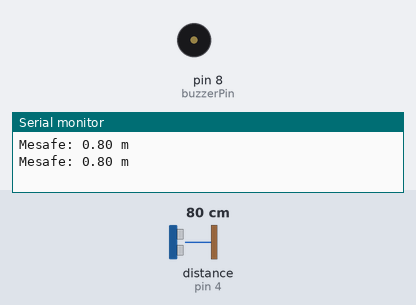
This sketch was run on a simulated Arduino Uno, built with avr-gcc and run on an emulated ATmega328P. Shown: buzzer (waves = sounding, pin HIGH), the last lines printed to the serial monitor. Wiring (inferred from the names in the program): ultrasonic range finder: trigger pin 3; echo pin 4. The inputs (shaded band) are chosen by the test bench; at power-on: distance to the obstacle (sensor on pin 4) 80 cm. The echo pulse lasts 58.3 µs per cm; pins used as bus, display or sensor lines are not drawn.

Above: at 1.8 s.
1.9 s: distance to the obstacle (sensor on pin 4) set to 53 cm
5.4 s: distance to the obstacle (sensor on pin 4) set to 47 cm
At 6.7 s:
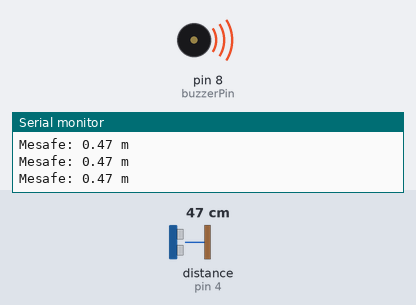
7.5 s: distance to the obstacle (sensor on pin 4) set to 250 cm
At 8.1 s:
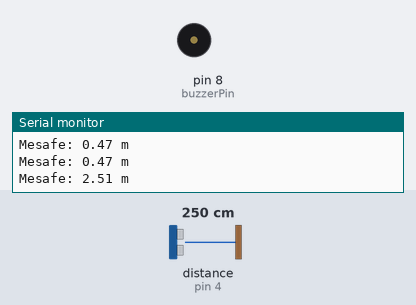
Timing chart, 0 to 14.3 s (numbered marks = the images above; inputs shaded):
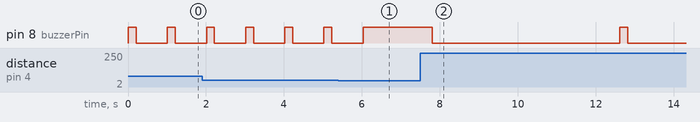

Measured:
- the behaviour switches between 51 and 50 cm on distance to the obstacle (sensor on pin 4) (found by bisection; images 0 and 1)
- after the input at 5.4 s, pin 8 (buzzerPin): goes on until 6.0 s, then stays HIGH
- after the input at 7.5 s, pin 8 (buzzerPin): HIGH → LOW after 0.30 s, → HIGH 4.8 s later, → LOW 0.20 s later
- by itself, pin 8 (buzzerPin): alternates HIGH for 0.20 s and LOW for 0.80 s

The sketch:

Distance-Measuring-System.ino
```cpp
#include <Arduino.h>

const int trigPin = 3; //Trig 3. pine bağlı
const int echoPin = 4; //Echo 4. pine bağlı
const int buzzerPin = 8;  //Buzzer + ucu 8.pine bağlı

float getDistance() {  //Mesafeyi hesapla
  digitalWrite(trigPin, LOW);
  delayMicroseconds(2); //Sensörün düzgün çalışması için önerilen bir hazırlık süresi

  digitalWrite(trigPin, HIGH); //Sensör ultrasonik dalga gönderir.
  delayMicroseconds(10);
  digitalWrite(trigPin, LOW); //Sinyal gönderimi biter

  long duration = pulseIn(echoPin, HIGH, 30000); //Sensör, gönderdiği dalganın engel tarafından verilen sürede geri dönmesini bekler.
  float distance = duration / 58.0; //Sesin havadaki hızı yaklaşık 340 m/s olduğundan bu çeviri yapılır, HC-SR04'ün veri sayfasından alınan sabittir.

  return distance / 100.0;  //Mesafeyi metre cinsine çevir
}

void setup() {
  Serial.begin(9600);
  pinMode(trigPin, OUTPUT); //Dışarıya sinyal çıkarır
  pinMode(echoPin, INPUT); //Geri dönen sinyali alır ve Arduino bu pini dinler
  pinMode(buzzerPin, OUTPUT); //Arduino bu pin aracılığıyla buzzer’a sinyal gönderir.
}

void loop() {
  float distance = getDistance();
  Serial.print("Mesafe: ");
  Serial.print(distance);
  Serial.println(" m");

  if (distance <= 0.5) {
    //0.5m - 0m: Sürekli ötsün
    digitalWrite(buzzerPin, HIGH);
    delay(100);  //Hemen tekrar ölçüm için(kısa bir gecikme süresi)
  }
  else if (distance <= 1.0) {
    //1m - 0.5m: 1 saniyede 1 kez ötsün
    digitalWrite(buzzerPin, HIGH);
    delay(200);
    digitalWrite(buzzerPin, LOW);
    delay(800);
  }
  else if (distance <= 2.0) {
    //2m - 1m: 3 saniyede 1 kez ötsün
    digitalWrite(buzzerPin, HIGH); //Ötme modu
    delay(200);   //200ms öt
    digitalWrite(buzzerPin, LOW); //Sessizlik modu
    delay(2800);  //2.8 saniye sessiz
  }
  else {
    //2 metreden uzaksa: 5 saniyede 1 kez ötsün
    digitalWrite(buzzerPin, HIGH);
    delay(200);
    digitalWrite(buzzerPin, LOW);
    delay(4800);
  }
}
```
